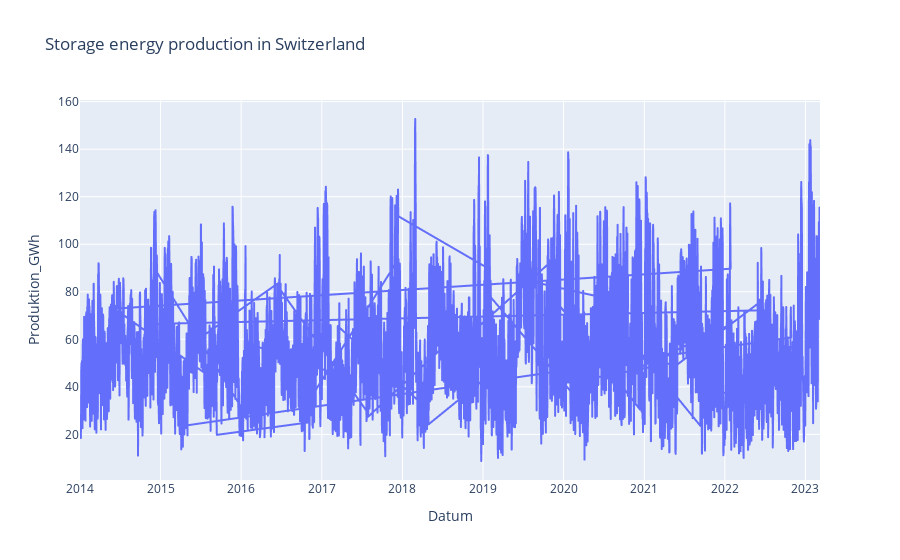

The code cell stored with this chart in its notebook:
### Code cell
df_storage.plot(kind='line', x='Datum', y='Produktion_GWh', title='Storage energy production in Switzerland')

### Figure 1 — Plotly figure (JSON) as saved in the notebook; plotly's stock layout.template omitted (floating-point values rounded to 4 significant figures; data arrays with more than 128 entries replaced by an {"elided": "..."} marker saying what was removed)
{"data": [{"hovertemplate": "Datum=%{x}<br>Produktion_GWh=%{y}<extra></extra>", "legendgroup": "", "line": {"color": "#636efa", "dash": "solid"}, "marker": {"symbol": "circle"}, "mode": "lines", "name": "", "showlegend": false, "type": "scattergl", "x": {"elided": "3354 str values"}, "xaxis": "x", "y": {"elided": "3354 float values"}, "yaxis": "y"}], "layout": {"legend": {"tracegroupgap": 0}, "title": {"text": "Storage energy production in Switzerland"}, "xaxis": {"anchor": "y", "domain": [0, 1], "title": {"text": "Datum"}}, "yaxis": {"anchor": "x", "domain": [0, 1], "title": {"text": "Produktion_GWh"}}}}
